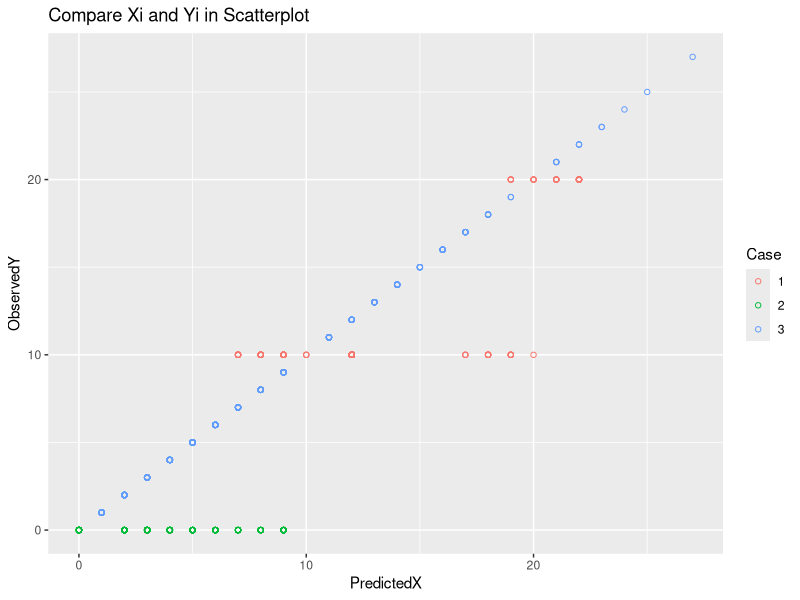

Generate this figure with R:
## ---- chunk 1
setwd("/Users/kongwenjing/Desktop")
misReport = read.csv("misreported_counts.csv")

# Initial State
alpha = 1
beta = 1
p = 1/3 
q = 1/3
r = 1/3
diff = 1
n = dim(misReport)[1]
a1 = matrix(0,n,10)
a2 = matrix(0,n,10)
b1 = matrix(0,n,10)
c1 = rep(0,n)
c2 = rep(0,n)
c3 = rep(1,n)
iter = 0

while(diff>1e-6){
  iter = iter+1
  lambda = exp(alpha+beta*misReport$z)
  k = seq(0,9,1)
  for(i in 1:n){
    # set the numerators and denominaters for class 1
    numA1 = p*dpois(k+misReport$y[i],lambda[i])
    numB1 = q*dpois(misReport$y[i]-k-1,lambda[i])
    den1 = sum(numA1+numB1)+r*dpois(misReport$y[i],lambda[i])
    # update the value
    a1[i,] = numA1/den1
    b1[i,] = numB1/den1
    c1[i] = r*dpois(misReport$y[i],lambda[i])/den1
    # set the numerators and denominaters for class 2
    numA2 = p*dpois(k,lambda[i])
    den2 = sum(p*dpois(k,lambda[i]))+r*exp(-lambda[i])
    # update value
    a2[i,] = numA2/den2
    c2[i] = r*exp(-lambda[i])/den2
  }
  # indicator functions
  I1 = (misReport$y%%10==0)*(misReport$y>0)
  I2 = (misReport$y==0)*1
  I3 = (misReport$y%%10!=0)*1
  # update class probality
  p_new = t(rowSums(a1))%*%I1 + t(rowSums(a2))%*%I2
  q_new = t(rowSums(b1))%*%I1
  r_new = t(c1)%*%I1+t(c2)%*%I2+t(c3)%*%I3
  s = p_new+q_new+r_new
  p_new = p_new/s
  q_new = q_new/s
  r_new = r_new/s
  
  # calculate H1 and G1
  H1 = t(-I1*(c1+rowSums(a1)+rowSums(b1))-I2*(c2+rowSums(a2))-I3*c3)%*%lambda
  # 1st, 4th and 6th term in g1
  g1 = t(I1*c1)%*%(misReport$y-lambda)+t(I2*c2)%*%(-lambda)+t(I3*c3)%*%(misReport$y-lambda)
  # 2nd, 3rd, 5th term in g1
  kmat1 = matrix(rep(k,n),n,10,byrow=T)+misReport$y-lambda
  kmat2 = -matrix(rep(k+1,n),n,10,byrow=T)+misReport$y-lambda
  kmat3 = matrix(rep(k,n),n,10,byrow=T)-lambda
  temp1 = vector()
  temp2 = vector()
  temp3 = vector()
  for(i in 1:n){
    temp1[i] = t(a1[i,])%*%kmat1[i,]
    temp2[i] = t(b1[i,])%*%kmat2[i,]
    temp3[i] = t(a2[i,])%*%kmat3[i,]
  }
  # integrate
  g1 = g1 + t(I1)%*%(temp1+temp2)+t(I2)%*%temp3
  
  # calculate H2 and G2
  H2 = t(-I1*(c1+rowSums(a1)+rowSums(b1))-I2*(c2+rowSums(a2))-I3*c3)%*%(misReport$z^2*lambda)
  # 1st, 4th and 6th term in g2
  g2 = t(I1*c1)%*%(misReport$y*misReport$z-misReport$z*lambda)
  g2 = g2+ t(I2*c2)%*%(-misReport$z*lambda)+t(I3*c3)%*%(misReport$y*misReport$z-misReport$z*lambda)
  # 2nd, 3rd, 5th term in g2
  kzmat1 = (matrix(rep(k,n),n,10,byrow=T)+misReport$y-lambda)*misReport$z
  kzmat2 = (-matrix(rep(k+1,n),n,10,byrow=T)+misReport$y-lambda)*misReport$z
  kzmat3 = (matrix(rep(k,n),n,10,byrow=T)-lambda)*misReport$z
  tempz1 = vector()
  tempz2 = vector()
  tempz3 = vector()
  for(i in 1:n){
    tempz1[i] = a1[i,]%*%kzmat1[i,]
    tempz2[i] = b1[i,]%*%kzmat2[i,]
    tempz3[i] = a2[i,]%*%kzmat3[i,]
  }
  g2 = g2 + t(I1)%*%(tempz1+tempz2)+t(I2)%*%tempz3
  
  alpha_new = alpha-1/H1*g1
  beta_new = beta-1/H2*g2
  
  diff = sum((c(alpha_new,beta_new,p_new,q_new,r_new)-c(alpha,beta,p,q,r))^2)
  alpha = alpha_new
  beta = beta_new
  p = p_new
  q = q_new
  r = r_new
}
c(alpha,beta,p,q,r)

###calculate predicted value for x
x_pred1=(max.col(cbind(b1,(cbind(c1,matrix(0,nrow=n,ncol=9))+a1)))+misReport$y-9)*I1
x_pred2=(max.col(cbind(c2,matrix(0,nrow=n,ncol=9))+a2)-1)*I2
x_pred3=misReport$y*I3
x_pred=x_pred1+x_pred2+x_pred3

library(ggplot2)
dat=data.frame(PredictedX=x_pred,
               ObservedY=misReport$y,
               Case=as.character(1*I1+2*I2+3*I3))
ggplot(dat, aes(x=PredictedX, y=ObservedY, color=Case)) + 
  geom_point(shape=1)+ ggtitle("Compare Xi and Yi in Scatterplot")

